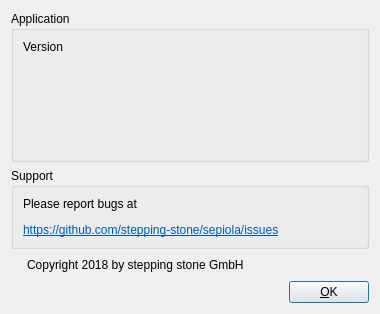
<?xml version="1.0" encoding="UTF-8"?>
<ui version="4.0">
 <class>AboutDialog</class>
 <widget class="QDialog" name="AboutDialog">
  <property name="windowModality">
   <enum>Qt::NonModal</enum>
  </property>
  <property name="geometry">
   <rect>
    <x>0</x>
    <y>0</y>
    <width>380</width>
    <height>314</height>
   </rect>
  </property>
  <property name="sizePolicy">
   <sizepolicy hsizetype="Preferred" vsizetype="Preferred">
    <horstretch>0</horstretch>
    <verstretch>0</verstretch>
   </sizepolicy>
  </property>
  <property name="windowTitle">
   <string>About</string>
  </property>
  <property name="autoFillBackground">
   <bool>true</bool>
  </property>
  <property name="modal">
   <bool>true</bool>
  </property>
  <layout class="QGridLayout">
   <item row="0" column="0" colspan="3">
    <widget class="QGroupBox" name="groupBox1">
     <property name="sizePolicy">
      <sizepolicy hsizetype="Expanding" vsizetype="Preferred">
       <horstretch>0</horstretch>
       <verstretch>0</verstretch>
      </sizepolicy>
     </property>
     <property name="minimumSize">
      <size>
       <width>0</width>
       <height>0</height>
      </size>
     </property>
     <property name="title">
      <string>Application</string>
     </property>
     <property name="checked">
      <bool>false</bool>
     </property>
     <layout class="QGridLayout">
      <item row="0" column="0">
       <widget class="QLabel" name="labelVersion">
        <property name="sizePolicy">
         <sizepolicy hsizetype="Expanding" vsizetype="Expanding">
          <horstretch>0</horstretch>
          <verstretch>0</verstretch>
         </sizepolicy>
        </property>
        <property name="minimumSize">
         <size>
          <width>0</width>
          <height>0</height>
         </size>
        </property>
        <property name="text">
         <string>Version</string>
        </property>
        <property name="alignment">
         <set>Qt::AlignLeading|Qt::AlignLeft|Qt::AlignTop</set>
        </property>
       </widget>
      </item>
      <item row="0" column="1">
       <widget class="QLabel" name="imageAbout">
        <property name="sizePolicy">
         <sizepolicy hsizetype="Expanding" vsizetype="Expanding">
          <horstretch>0</horstretch>
          <verstretch>0</verstretch>
         </sizepolicy>
        </property>
        <property name="pixmap">
         <pixmap resource="../../build/src/logos_images.qrc">:/main/about_image.png</pixmap>
        </property>
        <property name="alignment">
         <set>Qt::AlignCenter</set>
        </property>
       </widget>
      </item>
     </layout>
    </widget>
   </item>
   <item row="5" column="2">
    <widget class="QPushButton" name="btnOk">
     <property name="sizePolicy">
      <sizepolicy hsizetype="Minimum" vsizetype="Fixed">
       <horstretch>0</horstretch>
       <verstretch>0</verstretch>
      </sizepolicy>
     </property>
     <property name="text">
      <string>&amp;OK</string>
     </property>
     <property name="icon">
      <iconset>
       <normaloff>.</normaloff>.</iconset>
     </property>
    </widget>
   </item>
   <item row="5" column="0">
    <spacer>
     <property name="orientation">
      <enum>Qt::Horizontal</enum>
     </property>
     <property name="sizeType">
      <enum>QSizePolicy::Fixed</enum>
     </property>
     <property name="sizeHint" stdset="0">
      <size>
       <width>10</width>
       <height>20</height>
      </size>
     </property>
    </spacer>
   </item>
   <item row="2" column="0" colspan="3">
    <widget class="QGroupBox" name="groupBox">
     <property name="title">
      <string>Support</string>
     </property>
     <layout class="QGridLayout" name="gridLayout">
      <item row="0" column="0">
       <widget class="QLabel" name="labelSupport">
        <property name="text">
         <string>&lt;html&gt;&lt;head/&gt;&lt;body&gt;&lt;p&gt;Please report bugs at&lt;/p&gt;&lt;p&gt;&lt;a href=&quot;https://github.com/stepping-stone/sepiola/issues&quot;&gt;&lt;span style=&quot; text-decoration: underline; color:#0057ae;&quot;&gt;https://github.com/stepping-stone/sepiola/issues&lt;/span&gt;&lt;/a&gt;&lt;/p&gt;&lt;/body&gt;&lt;/html&gt;</string>
        </property>
        <property name="openExternalLinks">
         <bool>true</bool>
        </property>
       </widget>
      </item>
     </layout>
    </widget>
   </item>
   <item row="4" column="0">
    <spacer name="horizontalSpacer">
     <property name="orientation">
      <enum>Qt::Horizontal</enum>
     </property>
     <property name="sizeType">
      <enum>QSizePolicy::Fixed</enum>
     </property>
     <property name="sizeHint" stdset="0">
      <size>
       <width>10</width>
       <height>20</height>
      </size>
     </property>
    </spacer>
   </item>
   <item row="5" column="1">
    <spacer name="horizontalSpacer_2">
     <property name="orientation">
      <enum>Qt::Horizontal</enum>
     </property>
     <property name="sizeHint" stdset="0">
      <size>
       <width>40</width>
       <height>20</height>
      </size>
     </property>
    </spacer>
   </item>
   <item row="4" column="1" colspan="2">
    <widget class="QLabel" name="label">
     <property name="sizePolicy">
      <sizepolicy hsizetype="Expanding" vsizetype="Fixed">
       <horstretch>0</horstretch>
       <verstretch>0</verstretch>
      </sizepolicy>
     </property>
     <property name="text">
      <string>Copyright 2018 by stepping stone GmbH</string>
     </property>
    </widget>
   </item>
  </layout>
 </widget>
 <resources>
  <include location="../../build/src/logos_images.qrc"/>
 </resources>
 <connections>
  <connection>
   <sender>btnOk</sender>
   <signal>clicked()</signal>
   <receiver>AboutDialog</receiver>
   <slot>close()</slot>
   <hints>
    <hint type="sourcelabel">
     <x>330</x>
     <y>137</y>
    </hint>
    <hint type="destinationlabel">
     <x>190</x>
     <y>81</y>
    </hint>
   </hints>
  </connection>
 </connections>
</ui>
